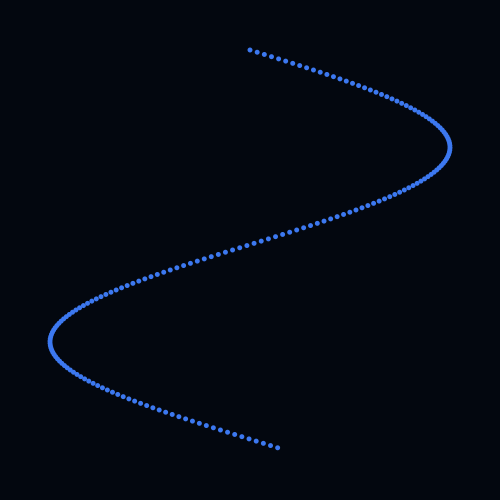
Frame 1 (no input)
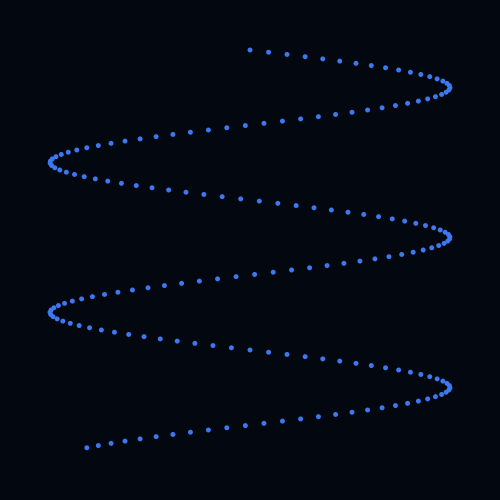
Frame 60 (the mouse pressed at the canvas centre just before this capture)
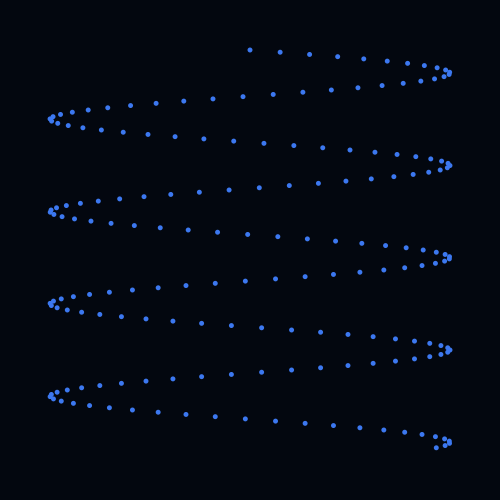
Frame 120 (the mouse held since frame 60 and released just before this capture)

The Processing sketch that drew these frames (run headless with seeded random() and noise(); from frame 60 on, the mouse is pressed at the canvas centre):

// Processing sketch: processing_152048
// ── processing_152048.pde

/*
 * Creative Coding
 * Week 3, 02 - array with sin()
 * by Indae Hwang and Jon McCormack
 * Copyright (c) 2014 Monash University
 *
 * This program demonstrates the use of arrays.
 * It creates three arrays that store the y-position, speed and phase of some oscillating circles.
 * You can change the number of circles by changing the value of num in setup()
 * You can change the background colour by holding the left mouse button and dragging.
 * 
 */

int     num;    // the number of items in the array (# of circles)
int     margin; // the vertical border to be left undrawn
float   sizeCircle; // the size of the circles to be drawn
float[] y;      // y-position of each circle (fixed)
float[] speed;  // speed of each circle
float[] phase;  // phase of each circle

float red = 60;
float green = 120;
float blue = 240;

void setup() {
  size(500, 500);
  margin = 50;
  num = 180;
  sizeCircle = constrain(width/num, 5, 40); // higher num, smaller circles, min 5, max 40

  // allocate space for each array
  y = new float[num];
  speed = new float[num];
  phase = new float[num]; 

  //setup an initial value for each item in the array
  for (int i=0; i<num; i++) {
    // using mapped values instead of calculating gap
    y[i] = map (i, 0, num, margin, height-margin);
    speed[i] = map(i, 0, num, 0, 10);  // between 0 and 10 according to the value of i
    phase[i] = map(i, 0, num, 0, TWO_PI); // between 0 and 2*PI according to the value of i
  }
}


void draw() {
  background(red/16, green/16, blue/16); // always darker than the fill colour
  noStroke();
  fill(red, green, blue);
  for (int i=0; i<num; i++) {
    // calculate the x-position of each ball based on the speed, phase and current frame
    float x = width/2 + sin(radians(frameCount*speed[i] ) + phase[i])* 200;
    ellipse(x, y[i], sizeCircle, sizeCircle);
  }
}


// change the background colour if the mouse is dragged
void mouseDragged() {
  red = map(mouseX, 0, width, 0, 255);
  green = map(mouseY, 0, height, 0, 255);
  blue = map(mouseX+mouseY, 0, width+height, 255, 0);
}
